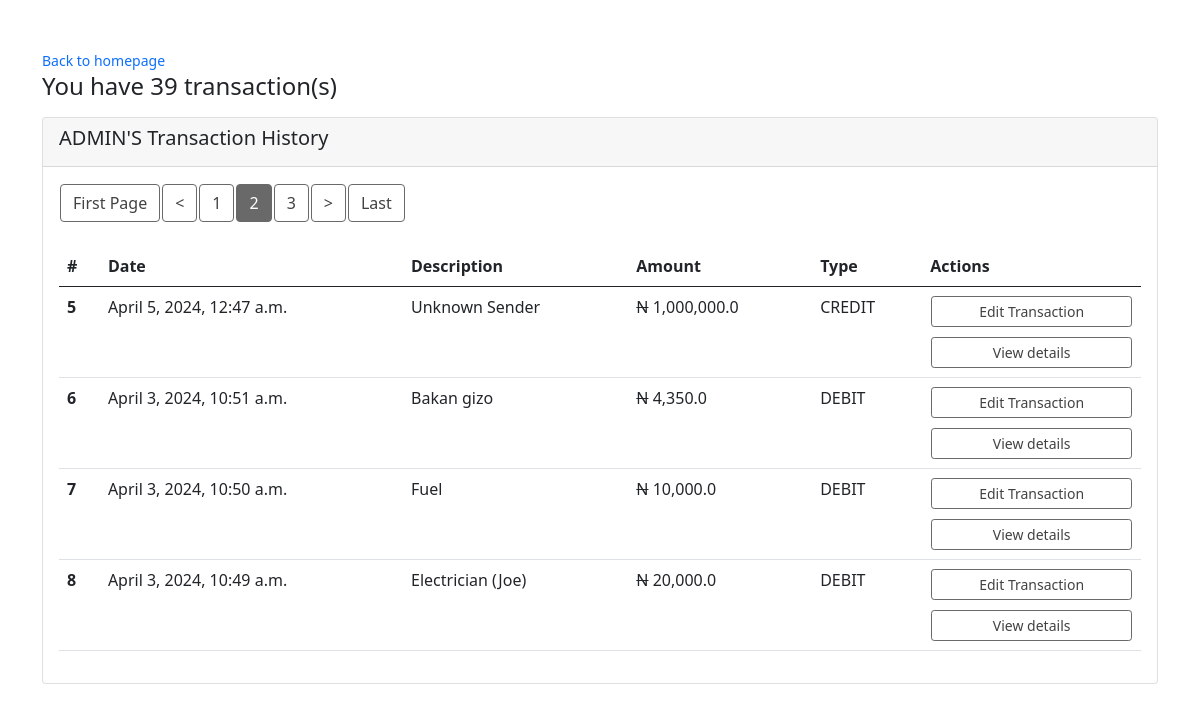
Page /mytransactions/list/?page=2 (signed in) on the committed database.
### mainapp/models.py (models this page shows, shortened)
class Transaction(models.Model):
    user = models.ForeignKey(User, on_delete = models.CASCADE, null=True)
    title = models.CharField(max_length = 100)
    amount = models.FloatField()
    expense_type = models.CharField(max_length=10, choices=TYPE, default='Positive')
    date = models.DateTimeField(default = timezone.now)
    class Meta:
        ordering = ['-date']

### mainapp/views.py (the view)
# urls.py: path('mytransactions/list/', views.TransactionList.as_view(), name='my-transactions' ),
class TransactionList(LoginRequiredMixin, ListView):
    model = Transaction
    context_object_name = "transactions"
    template_name = "mainapp/my-transactions.html"
    ordering = '-date'
    paginate_by = 4
    def get_context_data(self, **kwargs: Any) -> dict[str, Any]:
        context = super().get_context_data(**kwargs)
        number_of_transactions = Transaction.objects.filter(user=self.request.user).count()
        items_per_page = self.paginate_by
        page = self.request.GET.get('page', 1)
        offset = items_per_page * (int(page) - 1)
        context['offset'] = offset
        context["number_of_transactions"] = number_of_transactions
        return context
    def get_queryset(self) -> QuerySet[Any]:
        return Transaction.objects.filter(user=self.request.user).order_by('-date')

### mainapp/templates/mainapp/my-transactions.html
{% extends 'mainapp/homepage.html' %}
{% block content %}
    <div class="container mt-5">
        <small class="text-muted mb-2">
            <a href="{% url 'home'%}" class="ml-2 mb-2 text-decoration-none">Back to homepage</a>
        </small>
        <p class="font-weight-bold h4">You have {{number_of_transactions}} transaction(s)</p>
        <div class="card mt-3">
            <div class="card-header">
                <h5 class="card-title"><span class="text-uppercase">{{request.user}}'s </span>Transaction History</h5>
            </div>
            <div class="card-body">
                <table class="table table-responsive p-1">
                    <thead>
                        <tr>
                            <th scope="col">#</th>
                            <th scope="col">Date</th>
                            <th scope="col">Description</th>
                            <th scope="col">Amount</th>
                            <th scope="col">Type</th>
                            <th scope="col">Actions</th>
                        </tr>
                    </thead>
                    <tbody>
                        {% for transaction in transactions %}
                            <tr>
                                <th scope="row">{{ offset|add:forloop.counter }}</th>
                                <td>{{transaction.date}}</td>
                                <td>{{transaction.title}}</td>
                                <td><span class="naira">N</span> <span class="number-figures">{{transaction.amount}}</span></td>
                                <td>
                                    {% if transaction.expense_type == 'Negative' %}
                                        DEBIT
                                    {% elif transaction.expense_type == 'Positive' %}
                                        CREDIT
                                    {% endif %}
                                </td>
                                <td>
                                    <div class="edit-delete">
                                        <a href="{% url 'edit' transaction.pk %}" class="btn btn-outline-info btn-sm">Edit Transaction</a>
                                        <a href="{% url 'transaction-detail' transaction.pk %}" class="btn btn-outline-info btn-sm">View details</a>
                                    </div>
                                </td>
                            </tr>
                        {% endfor%}
                        {% if is_paginated %}
                            {% if page_obj.has_previous %}
                                <a href="?page=1" class="btn btn-outline-info mb-4">First Page</a>
                                <a href="?page={{page_obj.previous_page_number }}" class="btn btn-outline-info mb-4"><</a>
                            {% endif %}
                            {% for num in page_obj.paginator.page_range %}
                                {% if page_obj.number == num %}
                                    <a href="?page={{num}}" class="btn btn-info mb-4">{{num}}</a>
                                {% elif num > page_obj.number|add:'-2' and num < page_obj.number|add:'2' %}
                                    <a href="?page={{num}}" class="btn btn-outline-info mb-4">{{num}}</a>
                                {% endif %}
                            {% endfor %}
                            {% if page_obj.has_next %}
                                <a href="?page={{page_obj.next_page_number}}" class="btn btn-outline-info mb-4">></a>
                                <a href="?page={{page_obj.paginator.num_pages}}" class="btn btn-outline-info mb-4">Last</a>
                            {% endif %}
                        {% endif %}
                    </tbody>
                </table>
            </div>
        </div>
    </div>
{% endblock content %}

### mainapp/static/mainapp/css/template.css (style rules this page uses)
* { padding: 0; margin: 0; box-sizing: border-box; }
.naira { text-decoration: line-through; }
td .edit-delete { display: flex; flex-direction: column; gap: .51rem; }
.btn { background-color: white; border-color: rgb(105, 105, 105); margin: 1px; color: #424242; }
.btn-info { background-color: rgb(105, 105, 105); border-color: rgb(105, 105, 105); color: white; }

### rows in the picture
Transaction: counter "5", expense_type "CREDIT"
Transaction: counter "6", expense_type "DEBIT"
Transaction: counter "7", expense_type "DEBIT"
Transaction: counter "8", expense_type "DEBIT"

### other values in the picture
{{ number_of_transactions }} "39"
{{ request.user }} "ADMIN"
{{ num }} "1" "3"
{{ num }} "2"
